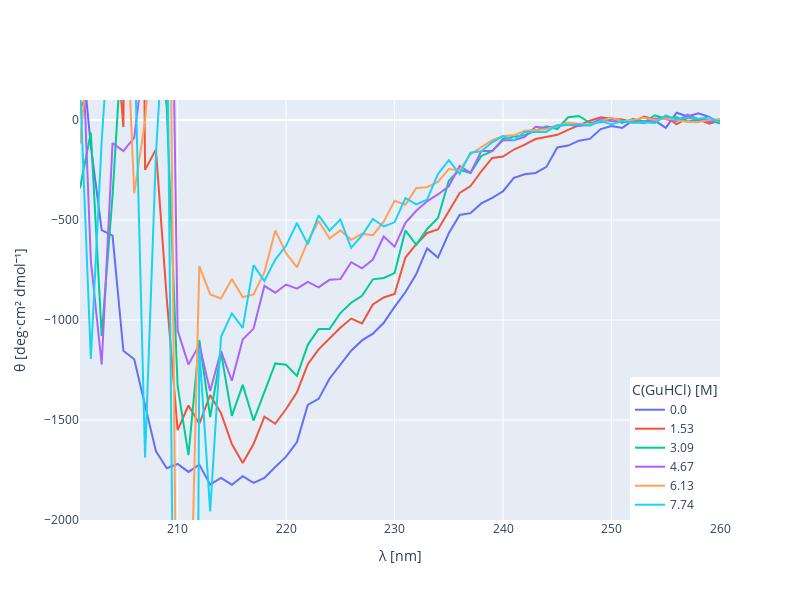

The cell this chart's notebook holds for it:
### Markdown cell above
### APPAIO LE CODE

### Code cell
fig = go.Figure()

spettri = pd.DataFrame()

spettri['λ'] = spettriRAW['λ']

for i, conc in enumerate(['C0', 'C1', 'C2', 'C3', 'C4', 'C5']):
    λ = spettriRAW['λ']

    θ = spettriRAW[conc] * 100 / (concentrazioniBLG[i] * N * l)

    # APPAIO DELLE CODE
    mean = θ[λ > 250].mean()
    θ = θ - mean
    spettri[conc] = θ  # aggiorna la colonna

    fig.add_trace(go.Scatter(
        x=λ,
        y=θ,
        mode='lines',
        name=np.round(concentrazioni[i],2)
    ))

fig.update_layout(
    yaxis=dict(range=[-2000,100]),
    xaxis_title='λ [nm]',
    yaxis_title='θ [deg·cm² dmol⁻¹]',
    legend_title='C(GuHCl) [M]',
    legend=dict(
        x=1,
        y=0,
        xanchor='right',
        yanchor='bottom'
    ),
    width=800,
    height=600,
)

fig.write_image('./images/spettro_normalizzato.png')
fig.write_html('./html/spettro_normalizzato.html')

fig.show()
